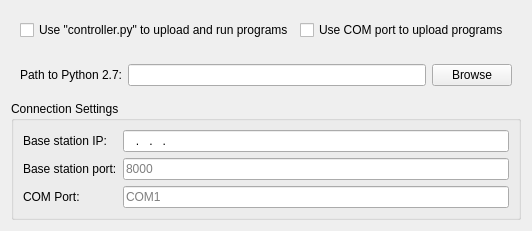
<?xml version="1.0" encoding="UTF-8"?>
<ui version="4.0">
 <class>PioneerAdditionalPreferences</class>
 <widget class="QWidget" name="PioneerAdditionalPreferences">
  <property name="geometry">
   <rect>
    <x>0</x>
    <y>0</y>
    <width>412</width>
    <height>171</height>
   </rect>
  </property>
  <property name="windowTitle">
   <string>Form</string>
  </property>
  <layout class="QVBoxLayout" name="verticalLayout">
   <item>
    <widget class="QWidget" name="uploadSettingsWidget" native="true">
     <layout class="QHBoxLayout" name="horizontalLayout_2">
      <item>
       <widget class="QCheckBox" name="useControllerScriptCheckBox">
        <property name="text">
         <string>Use &quot;controller.py&quot; to upload and run programs</string>
        </property>
       </widget>
      </item>
      <item>
       <widget class="QCheckBox" name="useComPortCheckBox">
        <property name="text">
         <string>Use COM port to upload programs </string>
        </property>
       </widget>
      </item>
     </layout>
    </widget>
   </item>
   <item>
    <widget class="QWidget" name="pythonSettingsWidget" native="true">
     <layout class="QHBoxLayout" name="horizontalLayout">
      <item>
       <widget class="QLabel" name="pythonPathLabel">
        <property name="text">
         <string>Path to Python 2.7:</string>
        </property>
       </widget>
      </item>
      <item>
       <widget class="QLineEdit" name="pythonPathLineEdit"/>
      </item>
      <item>
       <widget class="QPushButton" name="pythonPathBrowseButton">
        <property name="text">
         <string>Browse</string>
        </property>
       </widget>
      </item>
     </layout>
    </widget>
   </item>
   <item>
    <widget class="QGroupBox" name="connectionSettingsGroupBox">
     <property name="title">
      <string>Connection Settings</string>
     </property>
     <layout class="QFormLayout" name="formLayout">
      <item row="0" column="0">
       <widget class="QLabel" name="baseStationIpLabel">
        <property name="text">
         <string>Base station IP:</string>
        </property>
       </widget>
      </item>
      <item row="0" column="1">
       <widget class="QLineEdit" name="baseStationIpLineEdit">
        <property name="inputMask">
         <string>009.009.009.009</string>
        </property>
        <property name="text">
         <string>...</string>
        </property>
        <property name="placeholderText">
         <string>127.0.0.1</string>
        </property>
       </widget>
      </item>
      <item row="2" column="0">
       <widget class="QLabel" name="comPortLabel">
        <property name="text">
         <string>COM Port:</string>
        </property>
       </widget>
      </item>
      <item row="2" column="1">
       <widget class="QLineEdit" name="comPortLineEdit">
        <property name="inputMask">
         <string/>
        </property>
        <property name="placeholderText">
         <string>COM1</string>
        </property>
       </widget>
      </item>
      <item row="1" column="0">
       <widget class="QLabel" name="baseStationPortLabel">
        <property name="text">
         <string>Base station port:</string>
        </property>
       </widget>
      </item>
      <item row="1" column="1">
       <widget class="QLineEdit" name="baseStationPortLineEdit">
        <property name="inputMask">
         <string>00000</string>
        </property>
        <property name="placeholderText">
         <string>8000</string>
        </property>
       </widget>
      </item>
     </layout>
    </widget>
   </item>
  </layout>
 </widget>
 <resources/>
 <connections/>
</ui>
